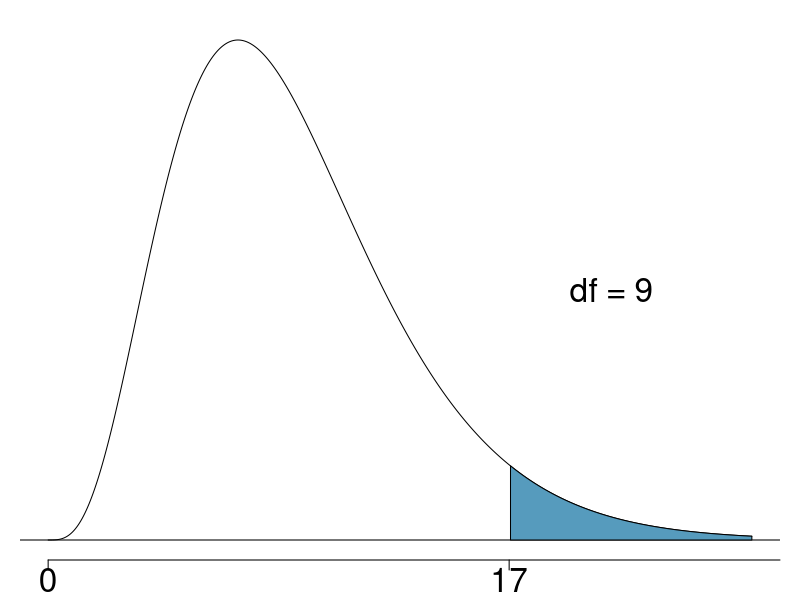

The R source for this figure:
chiTail <- function(df, U, showdf = TRUE, axes = TRUE){
	par(mar=c(2, 1, 1, 1), mgp=c(2.1, 0.8, 0), las=1)
	
	sd <- sqrt(2*df)
	xmax <- max(df + 4.000102*sd,U+2)
	x <- seq(0, xmax, 0.05)
	y <- dchisq(x, df)
	plot(x, y, type='l', axes=FALSE)

	if(axes == TRUE){
		abline(h=0)
		axis(1, at=c(0,U,xmax+3), label = c(0,U,NA), cex.axis = 2)		
	}
	if(axes == FALSE){
		lines(c(0,xmax), c(0,0))
	}
	
	if(showdf == TRUE){
		text(x = 0.8*xmax, y = 0.5*max(y), paste("df =",df), cex = 2)	
	}	
	
	these <- which(x > U)
	X <- x[c(these[1], these, rev(these)[1])]
	Y <- c(0, y[these], 0)
	polygon(X, Y, col='#569BBD')
}

pdf('above17WithDF9.pdf', 5, 3)

chiTail(df = 9, U = 17)

dev.off()